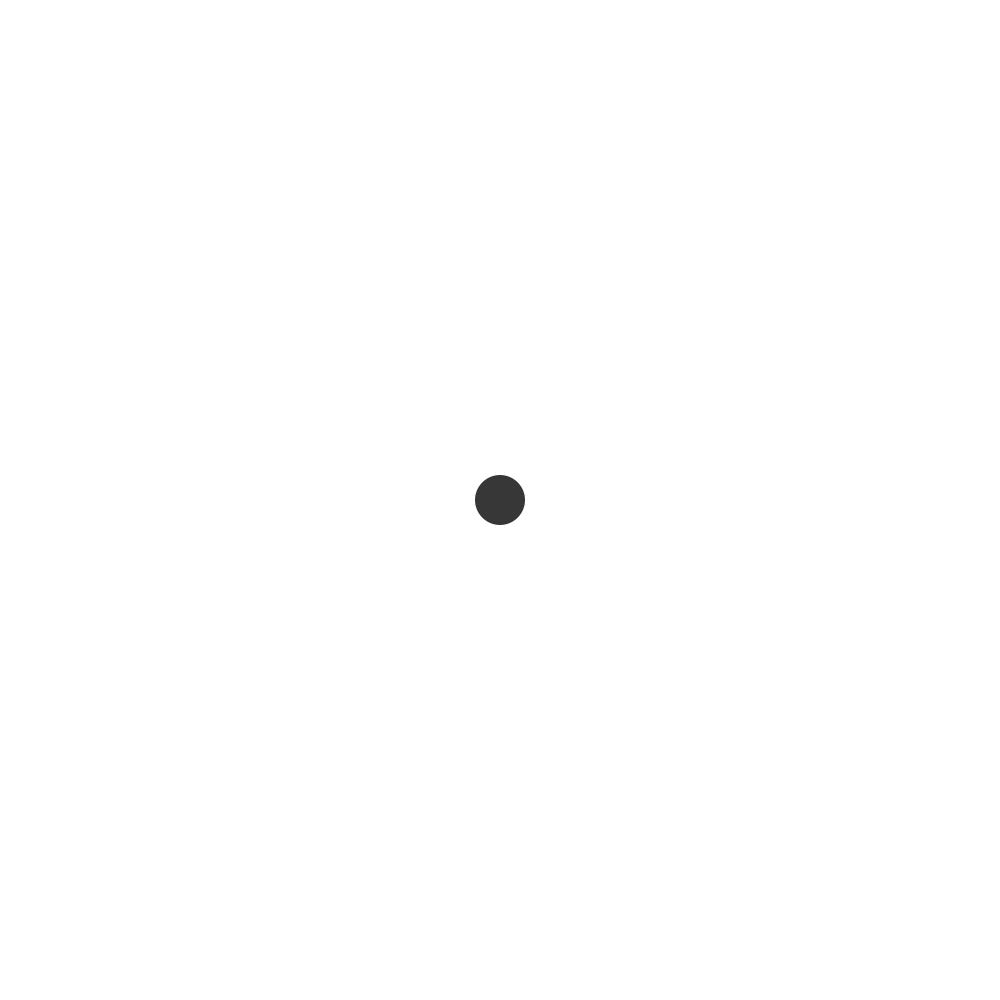
Frame 1 (no input)
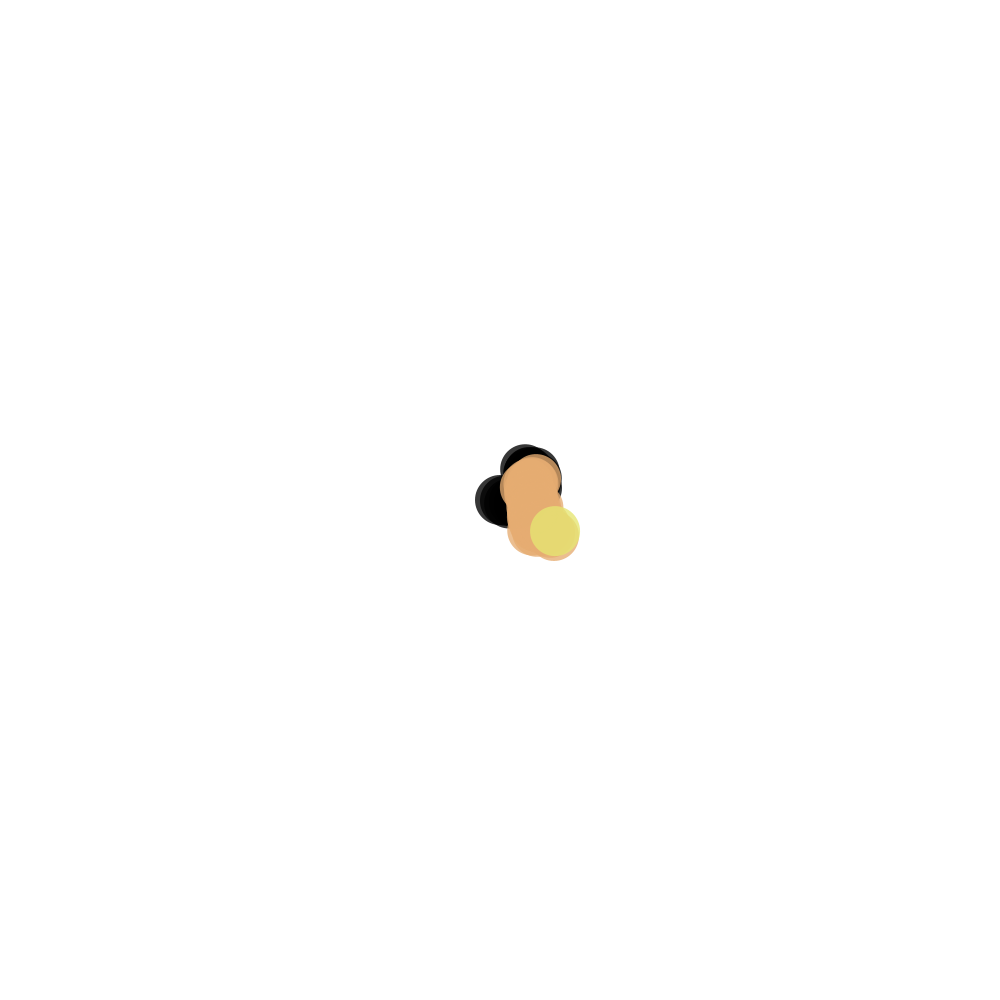
Frame 60 (the mouse pressed at the canvas centre just before this capture)
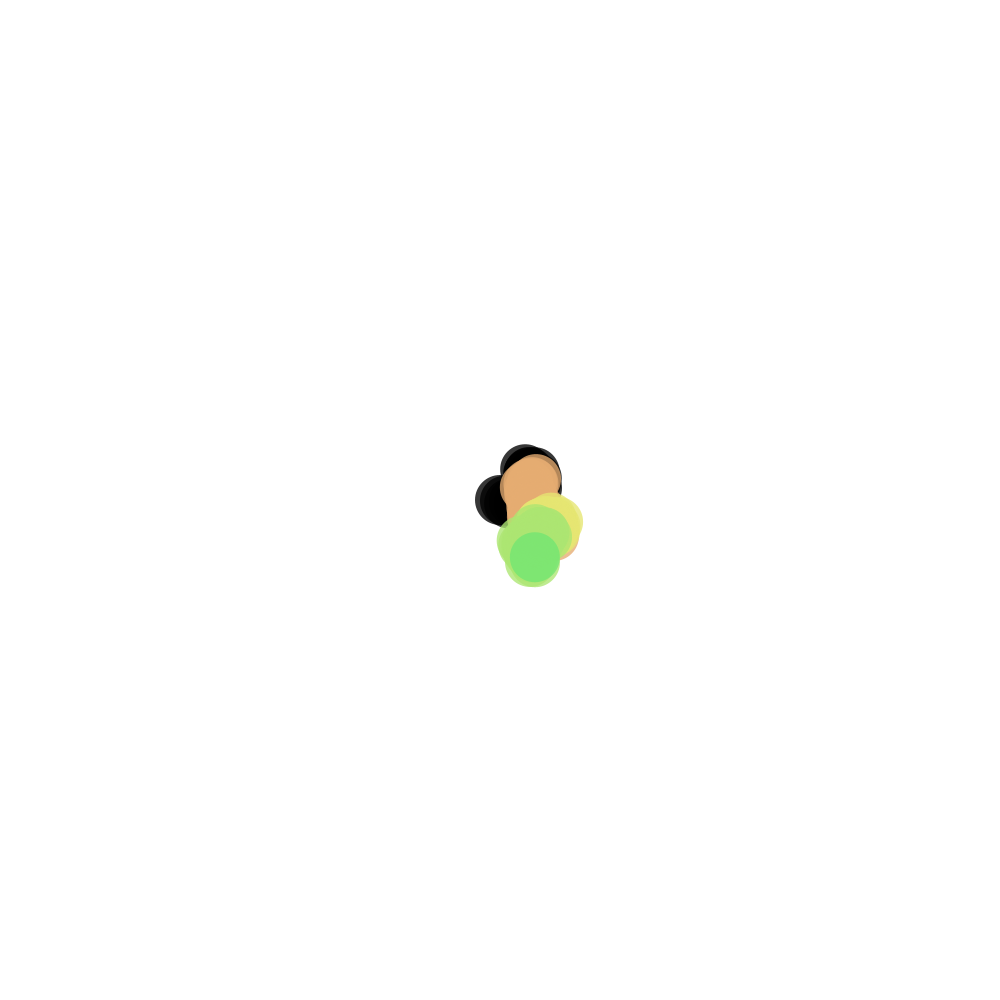
Frame 120 (the mouse held since frame 60 and released just before this capture)

The Processing sketch that drew these frames (run headless with seeded random() and noise(); from frame 60 on, the mouse is pressed at the canvas centre):

// Processing sketch: project7_snakes_261026a
// ── project7_snakes_261026a.pde
// Global declaration
PVector position;
float circleSize = 50;
color circleColor = #000000;

void setup(){
  size(1000, 1000);
  
  // allocation and initialization
  position = new PVector(width/2, height/2);
  background(#FFFFFF);
  noStroke();
  colorMode(HSB, 360, 1, 1);
}

void draw(){
  if(frameCount % 30 == 0){
    // this code runs if the first question is true
    circleColor = color(frameCount % 360, .5, .9);
  } else if (frameCount % 15 == 0) {
    // this code runs if the first question is false,
    // but the second question is true
  } else {
    // this code runs if both questions are false
  }
  
  fill(circleColor, 200);
  circle(position.x, position.y, circleSize);
  
  position.add(PVector.random2D().mult(5));
}
